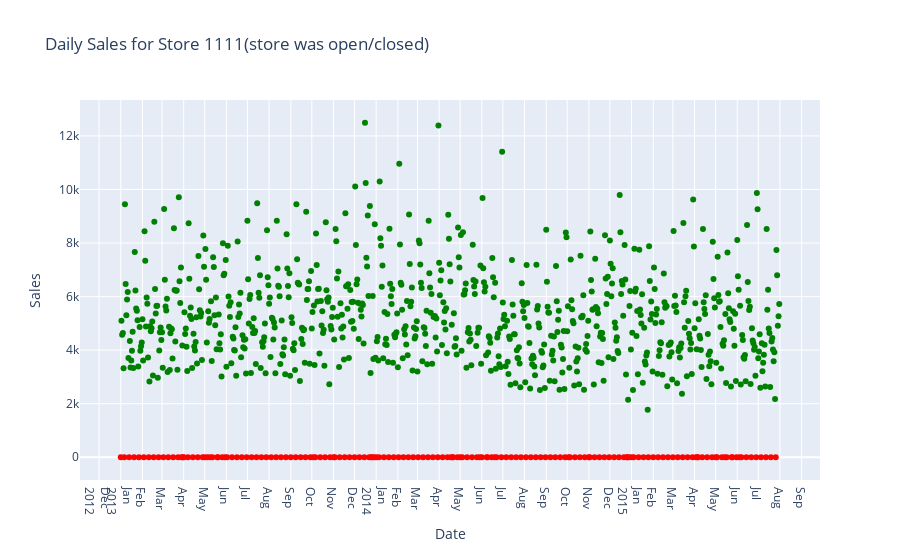

Notebook code for this chart:
### Markdown cell above
# Exploratory Data Analysis(EDA)

### Code cell
# since it would be cluttered to plot sales against date for all store so I will pick a random store for the sake of visualisations

store_1111_data = train_data[train_data["Store"] == 1111]
fig = px.scatter(store_1111_data, x="Date" , y="Sales",
             hover_data={"Date": "|%B %d,%Y"},color="Open",
             title='Daily Sales for Store 1111(store was open/closed)')
fig.update_xaxes(dtick="M1",tickformat="%b\n%Y")
fig.update_traces(marker=dict(color=['green' if i==1 else 'red' for i in store_1111_data['Open']]))
fig.show()

### Figure 1 — Plotly figure (JSON) as saved in the notebook; plotly's stock layout.template omitted (floating-point values rounded to 4 significant figures; data arrays with more than 128 entries replaced by an {"elided": "..."} marker saying what was removed)
{"data": [{"hovertemplate": "Date=%{x|%B %d,%Y}<br>Sales=%{y}<br>Open=%{marker.color}<extra></extra>", "legendgroup": "", "marker": {"color": {"elided": "942 str values"}, "coloraxis": "coloraxis", "symbol": "circle"}, "mode": "markers", "name": "", "orientation": "v", "showlegend": false, "type": "scatter", "x": {"elided": "942 str values"}, "xaxis": "x", "y": {"elided": "942 int values"}, "yaxis": "y"}], "layout": {"coloraxis": {"colorbar": {"title": {"text": "Open"}}, "colorscale": [[0, "#0d0887"], [0.1111, "#46039f"], [0.2222, "#7201a8"], [0.3333, "#9c179e"], [0.4444, "#bd3786"], [0.5556, "#d8576b"], [0.6667, "#ed7953"], [0.7778, "#fb9f3a"], [0.8889, "#fdca26"], [1, "#f0f921"]]}, "legend": {"tracegroupgap": 0}, "title": {"text": "Daily Sales for Store 1111(store was open/closed)"}, "xaxis": {"anchor": "y", "domain": [0, 1], "dtick": "M1", "tickformat": "%b\n%Y", "title": {"text": "Date"}}, "yaxis": {"anchor": "x", "domain": [0, 1], "title": {"text": "Sales"}}}}
